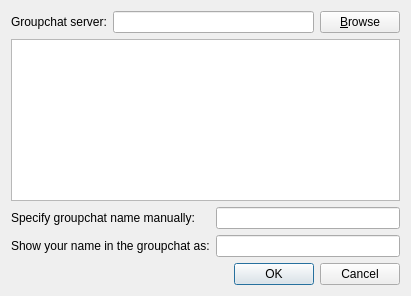
<ui version="4.0" >
 <class>GroupChatBrowseWindowUI</class>
 <widget class="QWidget" name="GroupChatBrowseWindowUI" >
  <property name="geometry" >
   <rect>
    <x>0</x>
    <y>0</y>
    <width>411</width>
    <height>296</height>
   </rect>
  </property>
  <property name="windowTitle" >
   <string>Groupchat</string>
  </property>
  <layout class="QVBoxLayout" name="verticalLayout" >
   <item>
    <layout class="QHBoxLayout" name="horizontalLayout" >
     <item>
      <widget class="QLabel" name="lb_server" >
       <property name="text" >
        <string>Groupchat server:</string>
       </property>
      </widget>
     </item>
     <item>
      <widget class="QLineEdit" name="le_server" />
     </item>
     <item>
      <widget class="QPushButton" name="pb_browse" >
       <property name="text" >
        <string>&amp;Browse</string>
       </property>
      </widget>
     </item>
    </layout>
   </item>
   <item>
    <widget class="QTreeView" name="tv_rooms" />
   </item>
   <item>
    <layout class="QFormLayout" name="formLayout" >
     <item row="0" column="0" >
      <widget class="QLabel" name="lb_room" >
       <property name="text" >
        <string>Specify groupchat name manually:</string>
       </property>
      </widget>
     </item>
     <item row="0" column="1" >
      <widget class="QLineEdit" name="le_room" />
     </item>
     <item row="1" column="0" >
      <widget class="QLabel" name="lb_nick" >
       <property name="text" >
        <string>Show your name in the groupchat as:</string>
       </property>
      </widget>
     </item>
     <item row="1" column="1" >
      <widget class="QLineEdit" name="le_nick" />
     </item>
    </layout>
   </item>
   <item>
    <widget class="QDialogButtonBox" name="buttonBox" >
     <property name="standardButtons" >
      <set>QDialogButtonBox::Cancel|QDialogButtonBox::Ok</set>
     </property>
    </widget>
   </item>
  </layout>
 </widget>
 <tabstops>
  <tabstop>le_server</tabstop>
  <tabstop>pb_browse</tabstop>
  <tabstop>tv_rooms</tabstop>
  <tabstop>le_room</tabstop>
  <tabstop>le_nick</tabstop>
  <tabstop>buttonBox</tabstop>
 </tabstops>
 <resources/>
 <connections/>
</ui>
